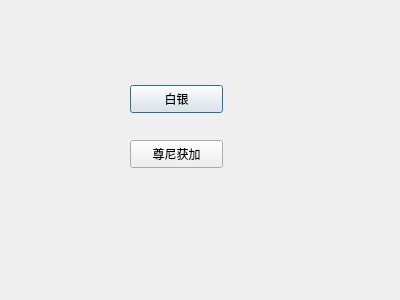
<?xml version="1.0" encoding="UTF-8"?>
<ui version="4.0">
 <class>Dialog</class>
 <widget class="QDialog" name="Dialog">
  <property name="geometry">
   <rect>
    <x>0</x>
    <y>0</y>
    <width>400</width>
    <height>300</height>
   </rect>
  </property>
  <property name="windowTitle">
   <string>Dialog</string>
  </property>
  <widget class="QPushButton" name="pushButton">
   <property name="geometry">
    <rect>
     <x>130</x>
     <y>85</y>
     <width>93</width>
     <height>28</height>
    </rect>
   </property>
   <property name="text">
    <string>白银</string>
   </property>
   <attribute name="buttonGroup">
    <string notr="true">buttonGroup</string>
   </attribute>
  </widget>
  <widget class="QPushButton" name="pushButton_2">
   <property name="geometry">
    <rect>
     <x>130</x>
     <y>140</y>
     <width>93</width>
     <height>28</height>
    </rect>
   </property>
   <property name="text">
    <string>尊尼获加</string>
   </property>
   <attribute name="buttonGroup">
    <string notr="true">buttonGroup</string>
   </attribute>
  </widget>
 </widget>
 <resources/>
 <connections>
  <connection>
   <sender>pushButton_2</sender>
   <signal>clicked()</signal>
   <receiver>Dialog</receiver>
   <slot>hereisjonny()</slot>
   <hints>
    <hint type="sourcelabel">
     <x>205</x>
     <y>156</y>
    </hint>
    <hint type="destinationlabel">
     <x>262</x>
     <y>163</y>
    </hint>
   </hints>
  </connection>
  <connection>
   <sender>pushButton</sender>
   <signal>clicked()</signal>
   <receiver>Dialog</receiver>
   <slot>whathefuckisthis()</slot>
   <hints>
    <hint type="sourcelabel">
     <x>197</x>
     <y>98</y>
    </hint>
    <hint type="destinationlabel">
     <x>305</x>
     <y>105</y>
    </hint>
   </hints>
  </connection>
 </connections>
 <slots>
  <slot>hereisjonny()</slot>
  <slot>whathefuckisthis()</slot>
 </slots>
 <buttongroups>
  <buttongroup name="buttonGroup"/>
 </buttongroups>
</ui>
